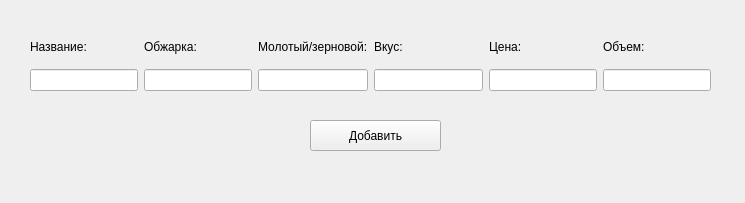
<?xml version="1.0" encoding="UTF-8"?>
<ui version="4.0">
 <class>Form</class>
 <widget class="QWidget" name="Form">
  <property name="geometry">
   <rect>
    <x>0</x>
    <y>0</y>
    <width>745</width>
    <height>203</height>
   </rect>
  </property>
  <property name="windowTitle">
   <string>Form</string>
  </property>
  <widget class="QWidget" name="gridLayoutWidget">
   <property name="geometry">
    <rect>
     <x>30</x>
     <y>30</y>
     <width>681</width>
     <height>61</height>
    </rect>
   </property>
   <layout class="QGridLayout" name="gridLayout">
    <item row="0" column="1">
     <widget class="QLabel" name="label_2">
      <property name="text">
       <string>Обжарка:</string>
      </property>
     </widget>
    </item>
    <item row="1" column="1">
     <widget class="QLineEdit" name="drying_ed"/>
    </item>
    <item row="1" column="2">
     <widget class="QLineEdit" name="grain_ed"/>
    </item>
    <item row="0" column="2">
     <widget class="QLabel" name="label_3">
      <property name="text">
       <string>Молотый/зерновой:</string>
      </property>
     </widget>
    </item>
    <item row="1" column="0">
     <widget class="QLineEdit" name="name_ed"/>
    </item>
    <item row="0" column="0">
     <widget class="QLabel" name="label">
      <property name="text">
       <string>Название:</string>
      </property>
     </widget>
    </item>
    <item row="0" column="3">
     <widget class="QLabel" name="label_4">
      <property name="text">
       <string>Вкус:</string>
      </property>
     </widget>
    </item>
    <item row="0" column="4">
     <widget class="QLabel" name="label_5">
      <property name="text">
       <string>Цена:</string>
      </property>
     </widget>
    </item>
    <item row="1" column="3">
     <widget class="QLineEdit" name="taste_ed"/>
    </item>
    <item row="1" column="4">
     <widget class="QLineEdit" name="price_ed"/>
    </item>
    <item row="1" column="5">
     <widget class="QLineEdit" name="volume_ed"/>
    </item>
    <item row="0" column="5">
     <widget class="QLabel" name="label_6">
      <property name="text">
       <string>Объем:</string>
      </property>
     </widget>
    </item>
   </layout>
  </widget>
  <widget class="QPushButton" name="btn">
   <property name="geometry">
    <rect>
     <x>310</x>
     <y>120</y>
     <width>131</width>
     <height>31</height>
    </rect>
   </property>
   <property name="text">
    <string>Добавить</string>
   </property>
  </widget>
 </widget>
 <resources/>
 <connections/>
</ui>
